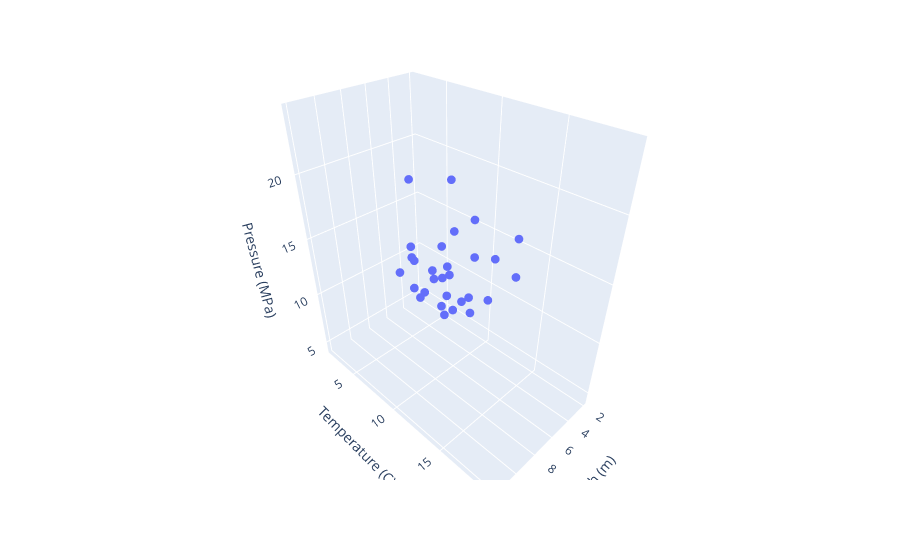

Notebook code for this chart:
### Markdown cell above
# Create 3D Scatter Plot
Create a 3D scatter plot using plotly.

### Code cell
# Create a 3D scatter plot using plotly
import plotly.express as px

# Create a 3D scatter plot
fig = px.scatter_3d(data2, x='Depth (m)', y='Temperature (C)', z='Pressure (MPa)')

# Update the size of the markers
fig.update_traces(marker=dict(size=3))

# Display the plot
fig.show()

# Save the plot as an interactive HTML file
pyo.plot(fig, filename='3d_scatter_plot.html')

### Figure 1 — Plotly figure (JSON) as saved in the notebook; plotly's stock layout.template omitted (floating-point values rounded to 4 significant figures)
{"data": [{"hovertemplate": "Depth (m)=%{x}<br>Temperature (C)=%{y}<br>Pressure (MPa)=%{z}<extra></extra>", "legendgroup": "", "marker": {"color": "#636efa", "size": 3, "symbol": "circle"}, "mode": "markers", "name": "", "scene": "scene", "showlegend": false, "type": "scatter3d", "x": [2, 2.357, 2.714, 3.071, 3.429, 3.786, 4.143, 4.5, 4.857, 5.214, 5.571, 5.929, 6.286, 6.643, 7, 7.357, 7.714, 8.071, 8.429, 8.786, 9.143, 9.5, 9.857, 10.21, 10.57, 10.93, 11.29, 11.64, 12], "y": [2.271, 2.031, 8.702, 4.573, 2.499, 7.735, 3.162, 7.272, 2.387, 4.501, 8.849, 10.74, 9.857, 9.675, 9.747, 7.339, 9.772, 10.96, 15.29, 14.04, 9.307, 15.06, 13.82, 13.63, 17.39, 18.97, 19.26, 15.37, 17.23], "z": [4.993, 4.438, 6.724, 9.189, 6.389, 7.103, 11.44, 10.53, 8.775, 11.51, 10.22, 10.93, 13.06, 9.459, 10.55, 13.59, 13.4, 16.77, 15.04, 14.75, 21.22, 18.55, 19.85, 17.58, 20.05, 22.08, 20.27, 24.04, 22.8]}], "layout": {"legend": {"tracegroupgap": 0}, "margin": {"t": 60}, "scene": {"domain": {"x": [0, 1], "y": [0, 1]}, "xaxis": {"title": {"text": "Depth (m)"}}, "yaxis": {"title": {"text": "Temperature (C)"}}, "zaxis": {"title": {"text": "Pressure (MPa)"}}}}}
